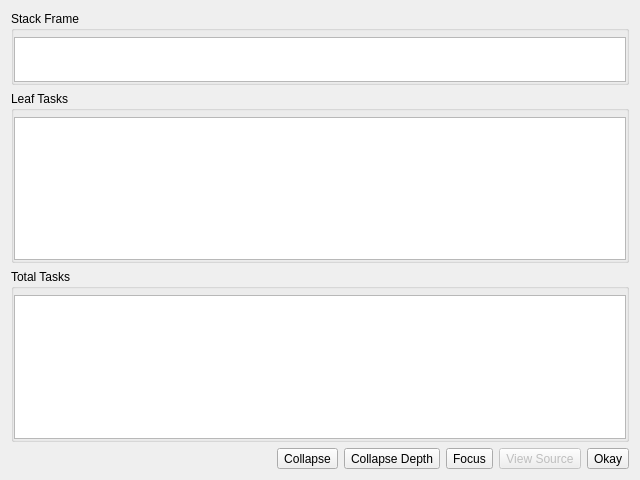
<?xml version="1.0" encoding="UTF-8"?>
<ui version="4.0">
 <class>Plugins::DirectedGraph::STATNodeDialog</class>
 <widget class="QDialog" name="Plugins::DirectedGraph::STATNodeDialog">
  <property name="geometry">
   <rect>
    <x>0</x>
    <y>0</y>
    <width>640</width>
    <height>480</height>
   </rect>
  </property>
  <property name="windowTitle">
   <string>Dialog</string>
  </property>
  <layout class="QVBoxLayout" name="verticalLayout_4">
   <item>
    <widget class="QGroupBox" name="grpStackFrame">
     <property name="maximumSize">
      <size>
       <width>16777215</width>
       <height>74</height>
      </size>
     </property>
     <property name="title">
      <string>Stack Frame</string>
     </property>
     <layout class="QVBoxLayout" name="verticalLayout_2">
      <property name="leftMargin">
       <number>0</number>
      </property>
      <property name="topMargin">
       <number>6</number>
      </property>
      <property name="rightMargin">
       <number>0</number>
      </property>
      <property name="bottomMargin">
       <number>0</number>
      </property>
      <item>
       <widget class="QTextEdit" name="txtStackFrame"/>
      </item>
     </layout>
    </widget>
   </item>
   <item>
    <widget class="QGroupBox" name="grpLeafTasks">
     <property name="title">
      <string>Leaf Tasks</string>
     </property>
     <layout class="QVBoxLayout" name="verticalLayout">
      <property name="leftMargin">
       <number>0</number>
      </property>
      <property name="topMargin">
       <number>6</number>
      </property>
      <property name="rightMargin">
       <number>0</number>
      </property>
      <property name="bottomMargin">
       <number>0</number>
      </property>
      <item>
       <widget class="QTextEdit" name="txtLeafTasks"/>
      </item>
     </layout>
    </widget>
   </item>
   <item>
    <widget class="QGroupBox" name="grpTotalTasks">
     <property name="title">
      <string>Total Tasks</string>
     </property>
     <layout class="QVBoxLayout" name="verticalLayout_3">
      <property name="leftMargin">
       <number>0</number>
      </property>
      <property name="topMargin">
       <number>6</number>
      </property>
      <property name="rightMargin">
       <number>0</number>
      </property>
      <property name="bottomMargin">
       <number>0</number>
      </property>
      <item>
       <widget class="QTextEdit" name="txtTotalTasks"/>
      </item>
     </layout>
    </widget>
   </item>
   <item>
    <layout class="QHBoxLayout" name="horizontalLayout">
     <item>
      <spacer name="horizontalSpacer">
       <property name="orientation">
        <enum>Qt::Horizontal</enum>
       </property>
       <property name="sizeHint" stdset="0">
        <size>
         <width>40</width>
         <height>20</height>
        </size>
       </property>
      </spacer>
     </item>
     <item>
      <widget class="QToolButton" name="btnCollapse">
       <property name="text">
        <string>Collapse</string>
       </property>
       <property name="checkable">
        <bool>true</bool>
       </property>
      </widget>
     </item>
     <item>
      <widget class="QToolButton" name="btnCollapseDepth">
       <property name="text">
        <string>Collapse Depth</string>
       </property>
      </widget>
     </item>
     <item>
      <widget class="QToolButton" name="btnFocus">
       <property name="text">
        <string>Focus</string>
       </property>
      </widget>
     </item>
     <item>
      <widget class="QToolButton" name="btnViewSource">
       <property name="enabled">
        <bool>false</bool>
       </property>
       <property name="text">
        <string>View Source</string>
       </property>
      </widget>
     </item>
     <item>
      <widget class="QToolButton" name="btnOkay">
       <property name="text">
        <string>Okay</string>
       </property>
      </widget>
     </item>
    </layout>
   </item>
  </layout>
 </widget>
 <resources/>
 <connections>
  <connection>
   <sender>btnOkay</sender>
   <signal>clicked()</signal>
   <receiver>Plugins::DirectedGraph::STATNodeDialog</receiver>
   <slot>accept()</slot>
   <hints>
    <hint type="sourcelabel">
     <x>605</x>
     <y>457</y>
    </hint>
    <hint type="destinationlabel">
     <x>319</x>
     <y>239</y>
    </hint>
   </hints>
  </connection>
 </connections>
</ui>
